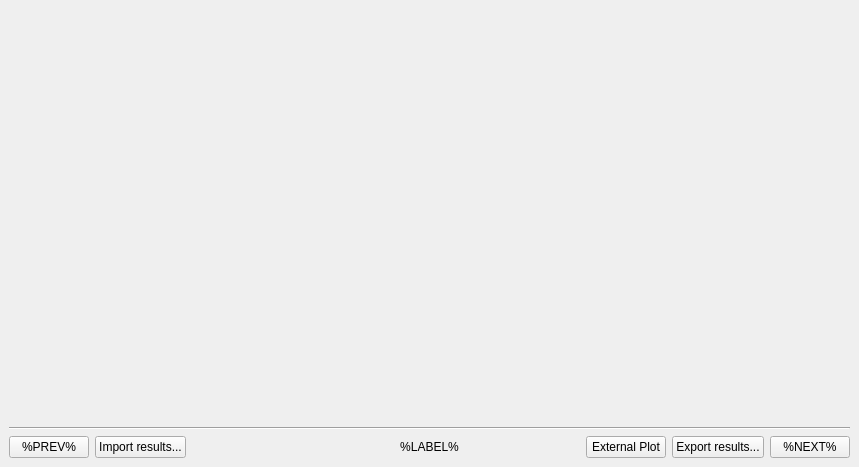
<?xml version="1.0" encoding="UTF-8"?>
<ui version="4.0">
 <class>ALCInterface</class>
 <widget class="QMainWindow" name="ALCInterface">
  <property name="geometry">
   <rect>
    <x>0</x>
    <y>0</y>
    <width>859</width>
    <height>467</height>
   </rect>
  </property>
  <property name="windowTitle">
   <string>ALC Analysis</string>
  </property>
  <widget class="QWidget" name="centralwidget">
   <layout class="QVBoxLayout" name="verticalLayout">
    <item>
     <widget class="QStackedWidget" name="stepView">
      <property name="currentIndex">
       <number>1</number>
      </property>
      <widget class="QWidget" name="dataLoadingView"/>
      <widget class="QWidget" name="baselineModellingView"/>
      <widget class="QWidget" name="peakFittingView"/>
     </widget>
    </item>
    <item>
     <widget class="Line" name="line">
      <property name="orientation">
       <enum>Qt::Horizontal</enum>
      </property>
     </widget>
    </item>
    <item>
     <layout class="QGridLayout" name="gridLayout_2" columnstretch="1,1,1">
      <item row="0" column="2">
       <layout class="QHBoxLayout" name="horizontalLayout_3">
        <item>
         <spacer name="horizontalSpacer_2">
          <property name="orientation">
           <enum>Qt::Horizontal</enum>
          </property>
          <property name="sizeHint" stdset="0">
           <size>
            <width>40</width>
            <height>20</height>
           </size>
          </property>
         </spacer>
        </item>
        <item>
         <widget class="QPushButton" name="externalPlotButton">
          <property name="text">
           <string>External Plot</string>
          </property>
         </widget>
        </item>
        <item>
         <widget class="QPushButton" name="exportResults">
          <property name="text">
           <string>Export results...</string>
          </property>
         </widget>
        </item>
        <item>
         <widget class="QPushButton" name="nextStep">
          <property name="text">
           <string>%NEXT%</string>
          </property>
         </widget>
        </item>
       </layout>
      </item>
      <item row="0" column="1">
       <widget class="QLabel" name="label">
        <property name="sizePolicy">
         <sizepolicy hsizetype="Expanding" vsizetype="Preferred">
          <horstretch>0</horstretch>
          <verstretch>0</verstretch>
         </sizepolicy>
        </property>
        <property name="text">
         <string>%LABEL%</string>
        </property>
        <property name="alignment">
         <set>Qt::AlignCenter</set>
        </property>
       </widget>
      </item>
      <item row="0" column="0">
       <layout class="QHBoxLayout" name="horizontalLayout_2">
        <item>
         <widget class="QPushButton" name="previousStep">
          <property name="text">
           <string>%PREV%</string>
          </property>
         </widget>
        </item>
        <item>
         <widget class="QPushButton" name="importResults">
          <property name="text">
           <string>Import results...</string>
          </property>
         </widget>
        </item>
        <item>
         <spacer name="horizontalSpacer">
          <property name="orientation">
           <enum>Qt::Horizontal</enum>
          </property>
          <property name="sizeHint" stdset="0">
           <size>
            <width>40</width>
            <height>20</height>
           </size>
          </property>
         </spacer>
        </item>
       </layout>
      </item>
     </layout>
    </item>
   </layout>
  </widget>
 </widget>
 <resources/>
 <connections/>
</ui>
